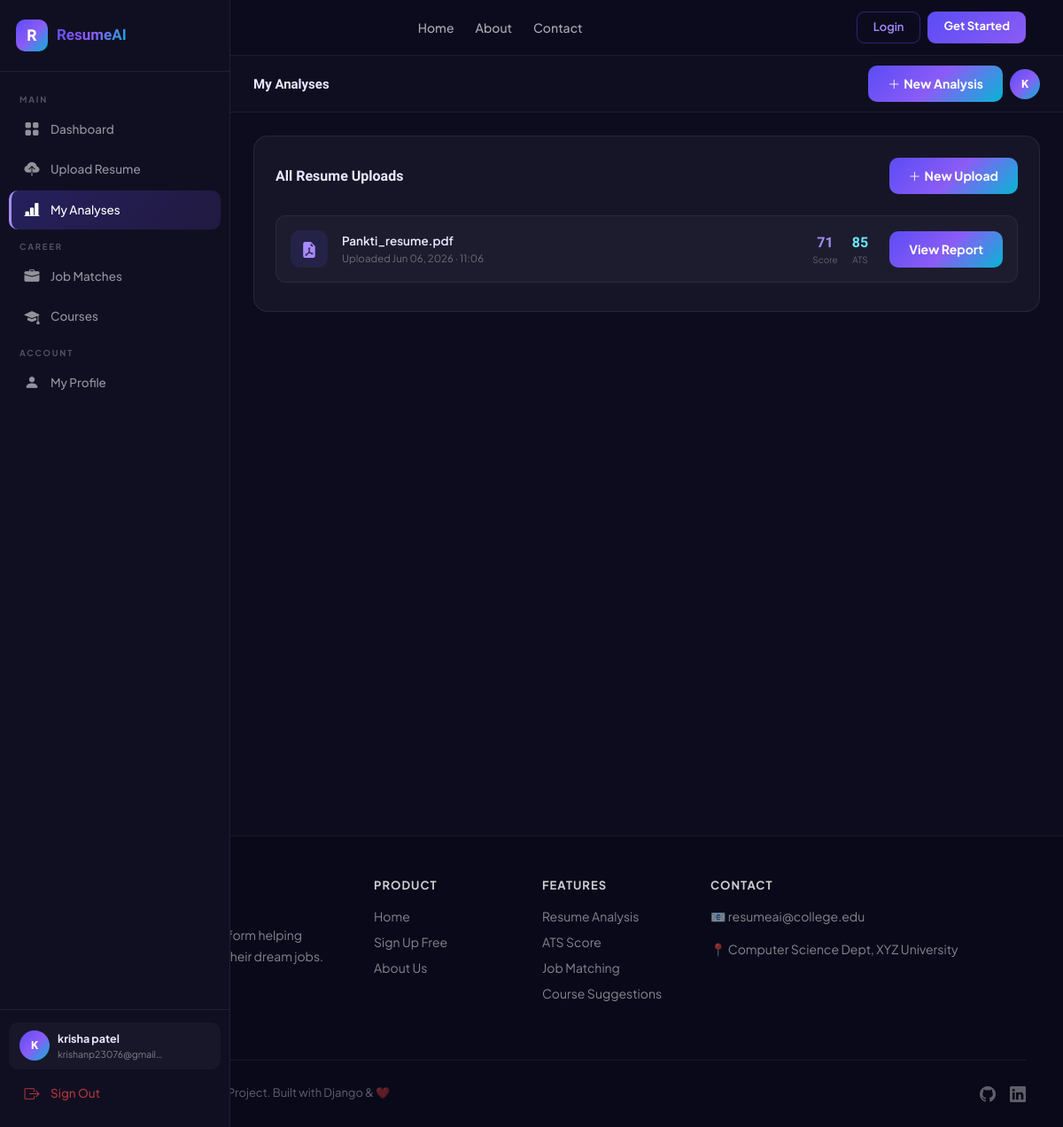
/analyzer/history/ (signed in), run on the app's committed database.
### analyzer/models.py (models this page shows, shortened)
class Resume(models.Model):
    STATUS_CHOICES = [
        ('pending', 'Pending'),
        ('analyzing', 'Analyzing'),
        ('completed', 'Completed'),
        ('failed', 'Failed'),
    ]
    user = models.ForeignKey(User, on_delete=models.CASCADE, related_name='resumes')
    file = models.FileField(upload_to='resumes/')
    original_filename = models.CharField(max_length=255)
    uploaded_at = models.DateTimeField(auto_now_add=True)
    status = models.CharField(max_length=20, choices=STATUS_CHOICES, default='pending')
    is_active = models.BooleanField(default=True)
    class Meta:
        ordering = ['-uploaded_at']

class ResumeAnalysis(models.Model):
    resume = models.OneToOneField(Resume, on_delete=models.CASCADE, related_name='analysis')
    resume_score = models.IntegerField(default=0)
    ats_score = models.IntegerField(default=0)
    extracted_skills = models.JSONField(default=list)
    missing_skills = models.JSONField(default=list)
    improvement_suggestions = models.JSONField(default=list)
    education_score = models.IntegerField(default=0)
    experience_score = models.IntegerField(default=0)
    skills_score = models.IntegerField(default=0)
    formatting_score = models.IntegerField(default=0)
    keyword_density = models.FloatField(default=0.0)
    detected_role = models.CharField(max_length=100, blank=True)
    experience_level = models.CharField(max_length=50, blank=True)
    raw_text = models.TextField(blank=True)
    analyzed_at = models.DateTimeField(auto_now_add=True)

### analyzer/views.py (the view)
# urls.py: path('history/', views.analysis_list, name='analysis_list'),
@login_required
def analysis_list(request):
    resumes = Resume.objects.filter(user=request.user).select_related('analysis')
    return render(request, 'analyzer/list.html', {'resumes': resumes})

### templates/analyzer/list.html (shortened to what this page needs)
{% extends 'base.html' %}
{% block page_title %}My Analyses{% endblock %}
{% block content %}
<div class="card-d p-4">
  <div class="d-flex align-items-center justify-content-between mb-4">
    <h6 style="font-family:'Sora',sans-serif;font-weight:700;margin:0">All Resume Uploads</h6>
    <a href="{% url 'upload_resume' %}" class="btn btn-g btn-sm"><i class="bi bi-plus-lg me-1"></i>New Upload</a>
  </div>
  {% for r in resumes %}
  <div class="d-flex align-items-center gap-3 p-3 mb-2" style="background:rgba(255,255,255,.03);border:1px solid rgba(255,255,255,.06);border-radius:12px">
    <div style="width:42px;height:42px;border-radius:11px;background:rgba(91,76,245,.13);display:flex;align-items:center;justify-content:center;flex-shrink:0">
      <i class="bi bi-file-earmark-pdf-fill" style="color:#A78BFA;font-size:18px"></i>
    </div>
    <div style="flex:1;min-width:0">
      <div style="font-size:13.5px;font-weight:600;white-space:nowrap;overflow:hidden;text-overflow:ellipsis">{{ r.original_filename }}</div>
      <div style="font-size:11.5px;color:rgba(255,255,255,.35)">Uploaded {{ r.uploaded_at|date:"M d, Y · H:i" }}</div>
    </div>
    {% if r.status == 'completed' and r.analysis %}
    <div class="d-none d-md-flex gap-3 text-center me-2">
      <div><div style="font-size:16px;font-weight:800;color:#A78BFA;font-family:'Sora',sans-serif">{{ r.analysis.resume_score }}</div><div style="font-size:10px;color:rgba(255,255,255,.3)">Score</div></div>
      <div><div style="font-size:16px;font-weight:800;color:#67E8F9;font-family:'Sora',sans-serif">{{ r.analysis.ats_score }}</div><div style="font-size:10px;color:rgba(255,255,255,.3)">ATS</div></div>
    </div>
    <a href="{% url 'resume_analysis' r.pk %}" class="btn btn-g btn-sm">View Report</a>
    {% elif r.status == 'failed' %}
    <span style="font-size:12px;background:rgba(239,68,68,.1);color:#FCA5A5;padding:4px 10px;border-radius:12px;font-weight:600">Failed</span>
    {% else %}
    <span style="font-size:12px;background:rgba(245,158,11,.1);color:#FCD34D;padding:4px 10px;border-radius:12px;font-weight:600">Pending</span>
    {% endif %}
  </div>
  {% endfor %}
</div>
{% endblock %}

### templates/base.html (shortened to what this page needs)
<!DOCTYPE html>
<html lang="en">
<head>
<link href="https://cdn.jsdelivr.net/npm/bootstrap@5.3.2/dist/css/bootstrap.min.css" rel="stylesheet"/>
<link href="https://cdn.jsdelivr.net/npm/bootstrap-icons@1.11.3/font/bootstrap-icons.css" rel="stylesheet"/>
</head>
<body style="background:#0D0C1E;color:#EAE8FF">
    {% include 'partials/navbar.html' %}
{% if user.is_authenticated %}
<nav id="sidebar">
  <div class="sb-brand">
    <div class="sb-logo">R</div>
    <span class="sb-name">ResumeAI</span>
  </div>
  <div class="sb-nav">
    <div class="sb-sec">Main</div>
    <a href="{% url 'dashboard' %}" class="sb-link {% if request.resolver_match.url_name == 'dashboard' %}active{% endif %}">
      <i class="bi bi-grid-fill"></i> Dashboard
    </a>
    <a href="{% url 'upload_resume' %}" class="sb-link {% if request.resolver_match.url_name == 'upload_resume' %}active{% endif %}">
      <i class="bi bi-cloud-upload-fill"></i> Upload Resume
    </a>
    <a href="{% url 'analysis_list' %}" class="sb-link {% if request.resolver_match.url_name == 'analysis_list' %}active{% endif %}">
      <i class="bi bi-bar-chart-line-fill"></i> My Analyses
    </a>
    <div class="sb-sec">Career</div>
    <a href="{% url 'job_recommendations' %}" class="sb-link {% if request.resolver_match.url_name == 'job_recommendations' %}active{% endif %}">
      <i class="bi bi-briefcase-fill"></i> Job Matches
    </a>
    <a href="{% url 'course_recommendations' %}" class="sb-link {% if request.resolver_match.url_name == 'course_recommendations' %}active{% endif %}">
      <i class="bi bi-mortarboard-fill"></i> Courses
    </a>
    <div class="sb-sec">Account</div>
    <a href="{% url 'profile' %}" class="sb-link {% if request.resolver_match.url_name == 'profile' %}active{% endif %}">
      <i class="bi bi-person-fill"></i> My Profile
    </a>
  </div>
  <div class="sb-foot">
    <div class="sb-user">
      <div class="avatar">{{ user.first_name|slice:":1"|default:user.username|slice:":1"|upper }}</div>
      <div style="min-width:0">
        <div style="font-size:12.5px;font-weight:700;overflow:hidden;text-overflow:ellipsis;white-space:nowrap">{{ user.get_full_name|default:user.username }}</div>
        <div style="font-size:10.5px;color:rgba(255,255,255,0.45)">{{ user.email|truncatechars:20 }}</div>
      </div>
    </div>
    <a href="{% url 'logout' %}" class="sb-link" style="color:rgba(239,68,68,.7)">
      <i class="bi bi-box-arrow-right"></i> Sign Out
    </a>
  </div>
</nav>
<div id="main">
  <div class="topbar">
    <div class="d-flex align-items-center gap-3">
      <h6 class="mb-0" style="font-family:'Sora',sans-serif;font-size:15px;font-weight:700">{% block page_title %}Dashboard{% endblock %}</h6>
    </div>
    <div class="d-flex align-items-center gap-2">
      <a href="{% url 'upload_resume' %}" class="btn btn-g btn-sm d-none d-md-flex align-items-center gap-1">
        <i class="bi bi-plus-lg"></i> New Analysis
      </a>
      <div class="avatar" style="cursor:pointer" onclick="location.href='{% url 'profile' %}'">
        {{ user.first_name|slice:":1"|default:user.username|slice:":1"|upper }}
      </div>
    </div>
  </div>
  <div class="page-body">
    {% block content %}{% endblock %}
  </div>
</div>
{% endif %}
{% include 'partials/footer.html' %}
</body>
</html>

### templates/base.html (style rules this page uses)
* { margin:0;padding:0;box-sizing:border-box }
body { font-family:'Plus Jakarta Sans',sans-serif;background:#0D0C1E;color:#EAE8FF;min-height:100vh }
#sidebar { position:fixed;top:0;left:0;bottom:0;width:260px;background:#100F22;border-right:1px solid rgba(255,255,255,0.07);z-index:1000;display:flex;flex-direction:column;overflow-y:auto;transition:transform .3s }
.sb-brand { padding:22px 18px;border-bottom:1px solid rgba(255,255,255,0.07);display:flex;align-items:center;gap:10px }
.sb-logo { width:36px;height:36px;border-radius:10px;background:linear-gradient(135deg,#5B4CF5,#8B5CF6,#06B6D4);display:flex;align-items:center;justify-content:center;font-weight:800;font-size:17px;color:#fff;flex-shrink:0 }
.sb-name { font-family:'Sora',sans-serif;font-weight:800;font-size:17px;background:linear-gradient(135deg,#5B4CF5,#8B5CF6,#06B6D4);-webkit-background-clip:text;-webkit-text-fill-color:transparent }
.sb-nav { padding:14px 10px;flex:1 }
.sb-sec { font-size:9.5px;font-weight:700;letter-spacing:1.8px;color:rgba(255,255,255,0.28);text-transform:uppercase;padding:10px 12px 5px }
.sb-link { display:flex;align-items:center;gap:11px;padding:9px 13px;border-radius:10px;color:rgba(255,255,255,0.55);text-decoration:none;font-size:13.5px;font-weight:500;transition:all .2s;margin-bottom:2px;border-left:3px solid transparent }
.sb-link.active { background:linear-gradient(135deg,rgba(91,76,245,0.28),rgba(139,92,246,0.14));color:#fff;border-left-color:#A78BFA }
.sb-link i { font-size:17px;width:20px;text-align:center }
.sb-foot { padding:14px 10px;border-top:1px solid rgba(255,255,255,0.07) }
.sb-user { display:flex;align-items:center;gap:9px;padding:9px 12px;border-radius:10px;background:rgba(255,255,255,0.03);margin-bottom:6px }
.avatar { width:34px;height:34px;border-radius:50%;background:linear-gradient(135deg,#5B4CF5,#8B5CF6,#06B6D4);display:flex;align-items:center;justify-content:center;font-weight:800;font-size:12px;color:#fff;flex-shrink:0 }
#main { margin-left:260px;min-height:100vh;transition:margin-left .3s }
.topbar { background:rgba(16,15,34,0.96);backdrop-filter:blur(14px);border-bottom:1px solid rgba(255,255,255,0.07);padding:11px 26px;position:sticky;top:0;z-index:100;display:flex;align-items:center;justify-content:space-between }
.page-body { padding:26px }
.card-d { background:#161528;border:1px solid rgba(255,255,255,0.07);border-radius:16px }
.btn-g { background:linear-gradient(135deg,#5B4CF5,#8B5CF6,#06B6D4);border:none;color:#fff;font-weight:700;border-radius:10px;padding:10px 22px;transition:all .2s;font-size:14px }

### data on the page
Resume: original_filename "Pankti_resume.pdf", uploaded_at "Jun 06, 2026 · 11:06", analysis.resume_score "71", analysis.ats_score "85"

### other printed values
{{ user.first_name|slice:":1"|default:user.username|slice:":1"|upper }} "K"
{{ user.get_full_name|default:user.username }} "krisha patel"
{{ user.email|truncatechars:20 }} "krishanp23076@gmail…"
